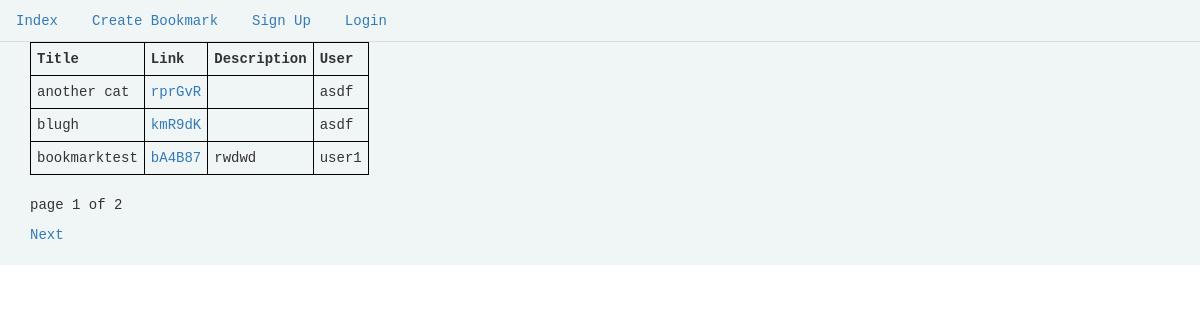
The page / on the database its author committed.
### appurl/models.py (models this page shows)
class Bookmark(models.Model):
    link = models.TextField()
    shortlink = models.CharField(max_length=50)
    title = models.CharField(max_length=50)
    description = models.TextField(blank=True)
    created = models.DateTimeField(auto_now_add=True)
    user = models.ForeignKey(User)
    view = models.IntegerField(default=0)
    public = models.BooleanField(default=True)
    class Meta:
        ordering = ['-created']

### appurl/views.py (the view)
# urls.py: url(r'^$', ViewIndex.as_view(), name='index'),
class ViewIndex(ListView):
    template_name = 'index.html'
    model = Bookmark
    paginate_by = 5
    def get_context_data(self, **kwargs):
        context = super().get_context_data(**kwargs)
        bookmark = Bookmark.objects.all()
        context['bookmark'] = bookmark
        return context

### appurl/templates/index.html (shortened to what this page needs)
{% extends 'base.html' %}
{% block content %}
{% if bookmark_list  %}
  <table id="bookmarks" style='width100%'>
    <tr>
      <td class='bookmarkitem'><b>Title</b></td>
      <td class='bookmarkitem'> <b>Link</b></td>
      <td class='bookmarkitem'> <b>Description</b></td>
      <td class='bookmarkitem'> <b>User</b></td>
    </tr>
    {% for bookmark in bookmark_list %}
      {% if bookmark.public %}
      <tr>
        <td class='bookmarkitem'>{{ bookmark.title }}</td>
        <td class='bookmarkitem'><a href="{{index}}/{{ bookmark.shortlink }}">{{ bookmark.shortlink }}</a></td>
        <td class='bookmarkitem'>{{ bookmark.description }}</td>
        <td class='bookmarkitem'>{{ bookmark.user }}</td>
      </tr>
      {% endif %}
    {% endfor %}
  </table>
  {% if is_paginated %}
  <div class='pagination'>
      <span class='step-links'>
          <span class="current">
            <p>page {{ page_obj.number }} of {{ paginator.num_pages }}</p>
          </span>
          {% if page_obj.has_next %}
          <a href="?page={{ page_obj.next_page_number }}">Next</a>
          {% endif %}
      </span>
    </div>
  {% endif %}
  {% else %}
    <p>No bookmarks found.</p>
  {% endif %}
{% endblock %}

### appurl/static/appurl/css/css.css (style rules this page uses)
.bookmarkitem { padding: 6px; }

### appurl/templates/index.html (style rules this page uses)
table, th, td { border: 1px solid black; border-collapse: collapse; }
th, td { padding: 10px; }

### rows shown on the page
Bookmark: title "another cat", shortlink "rprGvR", user "asdf"
Bookmark: title "blugh", shortlink "kmR9dK", user "asdf"
Bookmark: title "bookmarktest", shortlink "bA4B87", description "rwdwd", user "user1"

### other values the page prints
{{ page_obj.number }} "1"
{{ paginator.num_pages }} "2"
